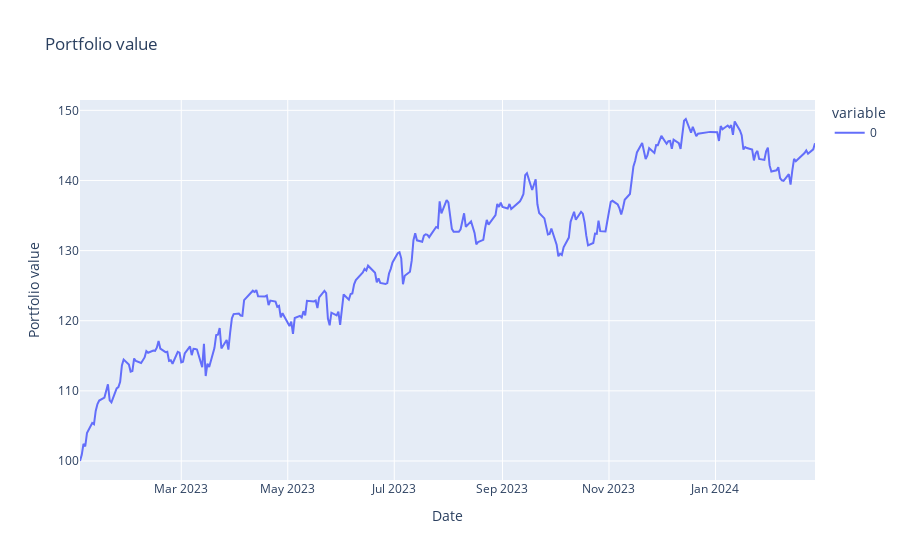

Write notebook code for a chart like this one.
### Code cell
# Select sample portfolio
index = 256
sample_portfolio = mc_portfolios.loc[index]
# Determine the performance of the portfolio with out-of-sample data
initialValue = 100
samplePortfolio_value = evaluate_portfolio(mc_portfolios, index, outOfSample_data, initialValue)

fig = px.line(samplePortfolio_value, title='Portfolio value')
fig.update_layout(yaxis_title='Portfolio value')
fig.show()

### Figure 1 — Plotly figure (JSON) as saved in the notebook; plotly's stock layout.template omitted (floating-point values rounded to 4 significant figures; data arrays with more than 128 entries replaced by an {"elided": "..."} marker saying what was removed)
{"data": [{"hovertemplate": "variable=0<br>Date=%{x}<br>value=%{y}<extra></extra>", "legendgroup": "0", "line": {"color": "#636efa", "dash": "solid"}, "marker": {"symbol": "circle"}, "mode": "lines", "name": "0", "orientation": "v", "showlegend": true, "type": "scatter", "x": {"elided": "295 str values"}, "xaxis": "x", "y": {"elided": "295 float values"}, "yaxis": "y"}], "layout": {"legend": {"title": {"text": "variable"}, "tracegroupgap": 0}, "title": {"text": "Portfolio value"}, "xaxis": {"anchor": "y", "domain": [0, 1], "title": {"text": "Date"}}, "yaxis": {"anchor": "x", "domain": [0, 1], "title": {"text": "Portfolio value"}}}}
